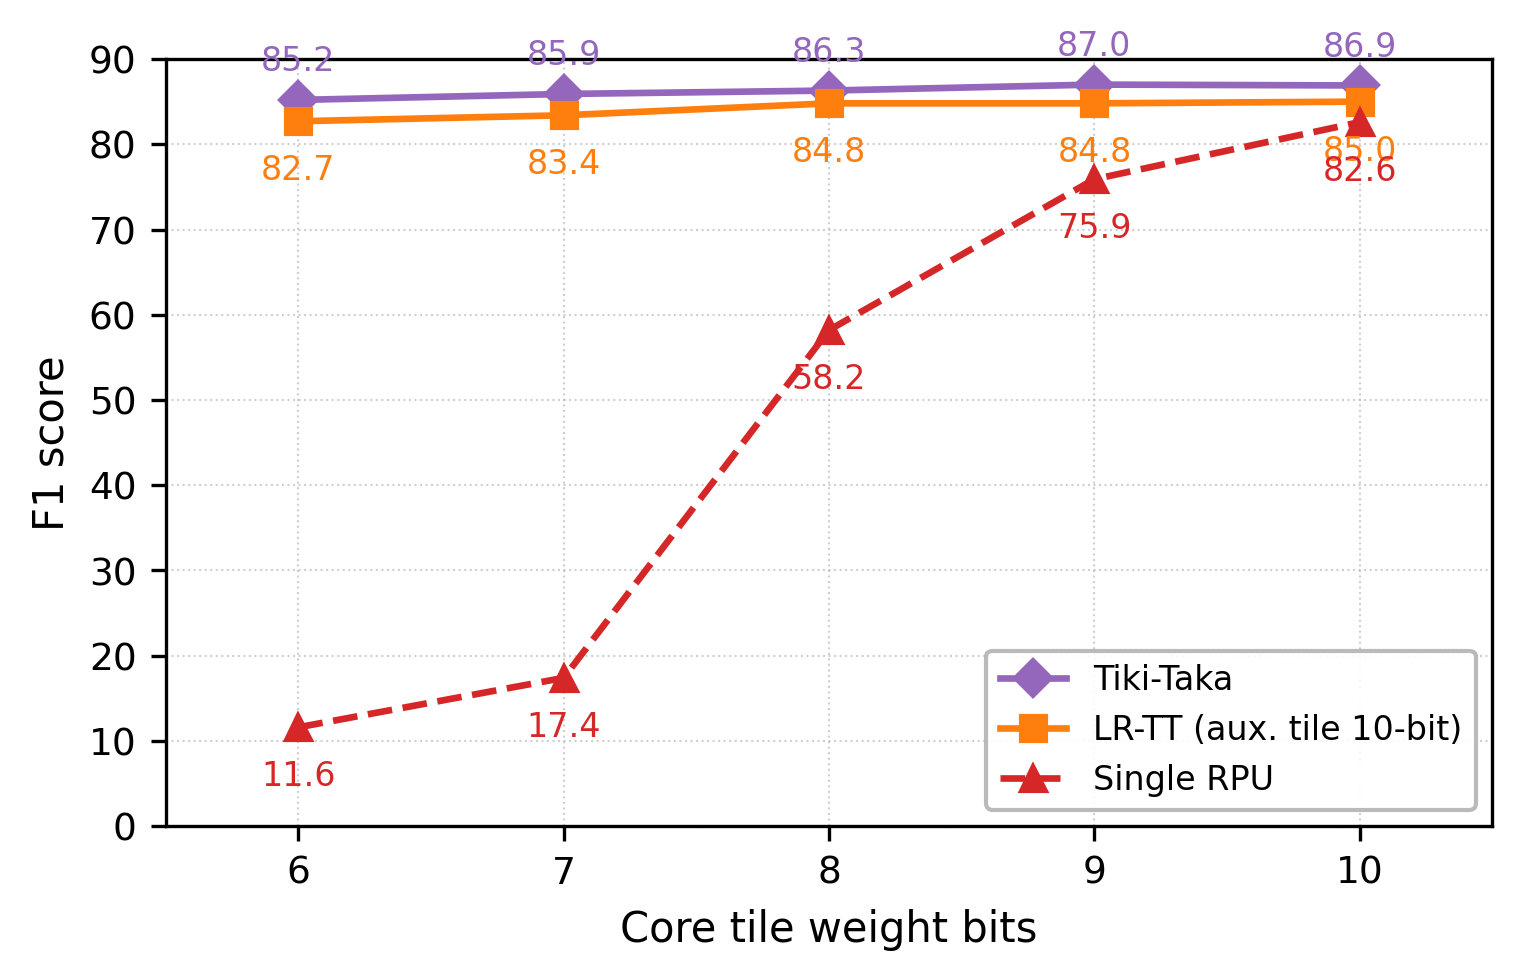

The Python source for this figure:
"""Figure 5(g): Core tile (C) bit sweep — fixed condition, constantstepideal + Single RPU + Tiki-Taka baseline."""
import numpy as np
import matplotlib
matplotlib.use('Agg')
import matplotlib.pyplot as plt

data = [
    {'bits': 6,  'f1': 82.7, 'trial': 'T359'},
    {'bits': 7,  'f1': 83.4, 'trial': 'T360'},
    {'bits': 8,  'f1': 84.8, 'trial': 'T474'},
    {'bits': 9,  'f1': 84.8, 'trial': 'T475'},
    {'bits': 10, 'f1': 85.0, 'trial': 'T267'},
]

single_rpu = [
    {'bits': 6,  'f1': 11.6},
    {'bits': 7,  'f1': 17.4},
    {'bits': 8,  'f1': 58.2},
    {'bits': 9,  'f1': 75.9},
    {'bits': 10, 'f1': 82.6},
]

tikitaka = [
    {'bits': 6,  'f1': 85.2},
    {'bits': 7,  'f1': 85.9},
    {'bits': 8,  'f1': 86.3},
    {'bits': 9,  'f1': 87.0},
    {'bits': 10, 'f1': 86.9},
]

bits = [d['bits'] for d in data]
f1s  = [d['f1']   for d in data]
sr_bits = [d['bits'] for d in single_rpu]
sr_f1s  = [d['f1']   for d in single_rpu]
tt_bits = [d['bits'] for d in tikitaka]
tt_f1s  = [d['f1']   for d in tikitaka]

plt.rcParams.update({
    'font.size': 9, 'axes.labelsize': 10,
    'xtick.labelsize': 9, 'ytick.labelsize': 9,
    'axes.linewidth': 0.8,
})

fig, ax = plt.subplots(figsize=(5.0, 3.2))
ax.plot(tt_bits, tt_f1s, 'D-', color='#9467bd', linewidth=1.6, markersize=6, zorder=3,
        label='Tiki-Taka')
ax.plot(bits, f1s, 's-', color='#ff7f0e', linewidth=1.6, markersize=6, zorder=3,
        label='LR-TT (aux. tile 10-bit)')
ax.plot(sr_bits, sr_f1s, '^--', color='#d62728', linewidth=1.6, markersize=6, zorder=3,
        label='Single RPU')

for b, f in zip(tt_bits, tt_f1s):
    ax.annotate(f'{f:.1f}', (b, f),
                textcoords='offset points', xytext=(0, 7),
                fontsize=8, ha='center', color='#9467bd')

for b, f in zip(bits, f1s):
    ax.annotate(f'{f:.1f}', (b, f),
                textcoords='offset points', xytext=(0, -14),
                fontsize=8, ha='center', color='#ff7f0e')

for b, f in zip(sr_bits, sr_f1s):
    oy = -14
    ax.annotate(f'{f:.1f}', (b, f),
                textcoords='offset points', xytext=(0, oy),
                fontsize=8, ha='center', color='#d62728')

ax.legend(loc='lower right', fontsize=8, framealpha=0.9, edgecolor='0.7')
ax.set_xlabel('Core tile weight bits')
ax.set_ylabel('F1 score')
all_bits = sorted(set(bits + sr_bits))
ax.set_xticks(all_bits)
ax.set_xlim(min(all_bits) - 0.5, max(all_bits) + 0.5)
ax.set_ylim(0, 90)
ax.grid(True, linestyle=':', linewidth=0.5, alpha=0.6)
fig.tight_layout(pad=0.5)

OUT = '/root/LRTT/examples/bert/results/plots/fig5g_c_bit_sweep.png'
fig.savefig(OUT, dpi=300, bbox_inches='tight')
fig.savefig(OUT.replace('.png', '.svg'), bbox_inches='tight')
print(f'Saved: {OUT}')
